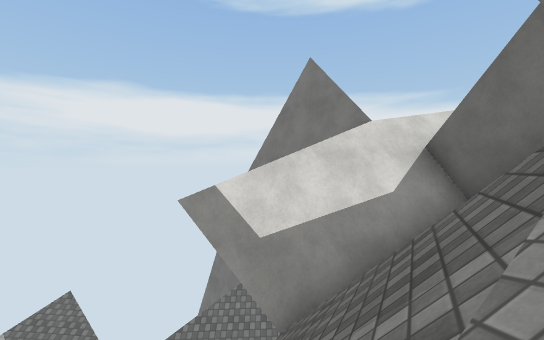
view 1 (above)

22 first-person views from a walk through a 3-D level made in the Unity game engine. The camera is 1.3 m above the floor, looks level and sees 90° across. The floor is counted in squares, 2 m on a side. Each view is taken from the middle of a square. On the plan, view 1 faces up. The plan holds only what a view shows up to about 9 squares ahead; the rest is blank. The place goes on beyond the plan. Some animated figures are left out. Some surface patterns are stand-ins.

view 2
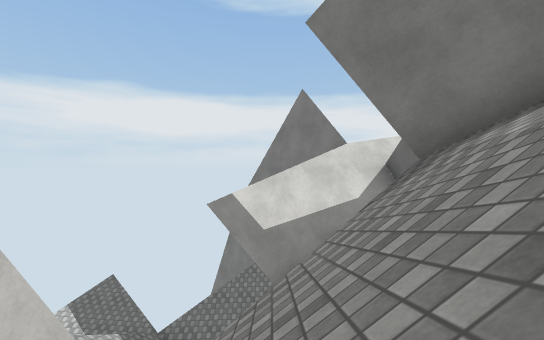

view 3
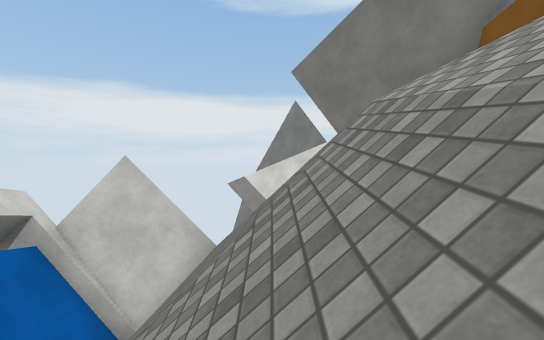

view 4
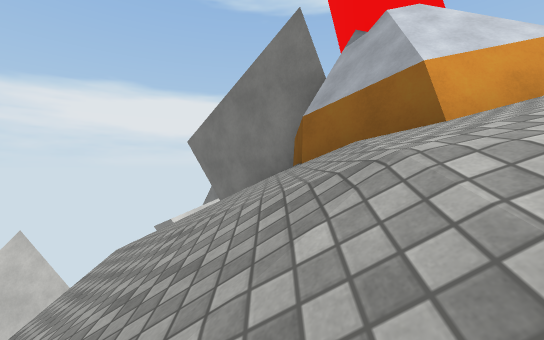

view 5
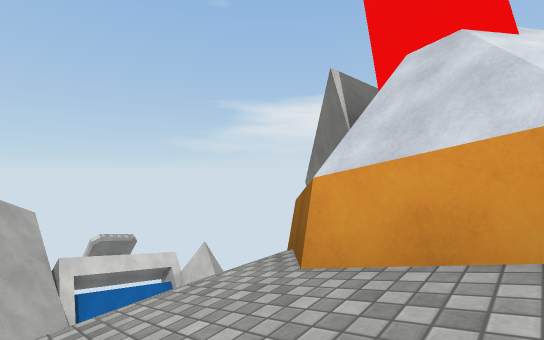

view 6
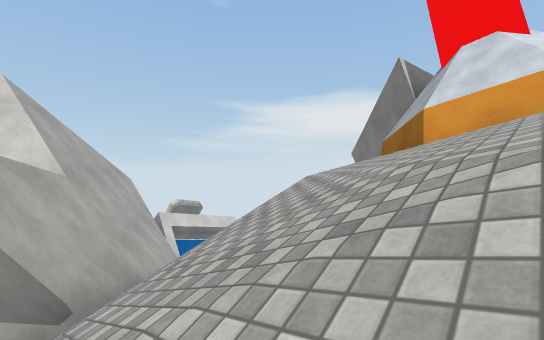

view 7
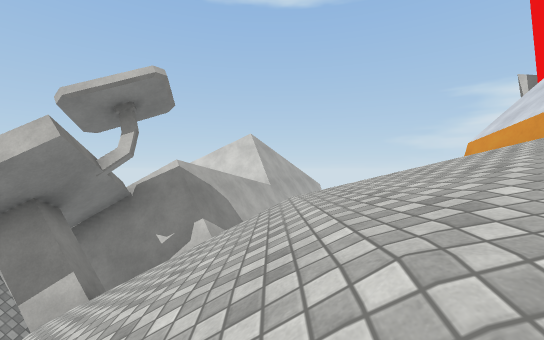

view 8
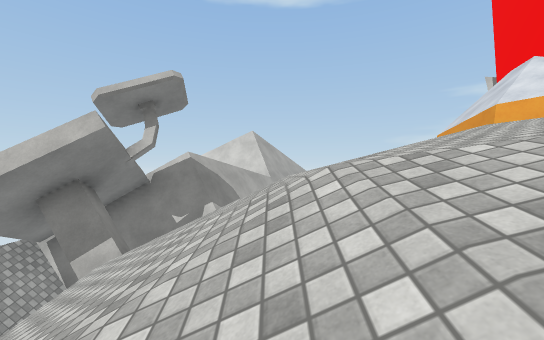

view 9
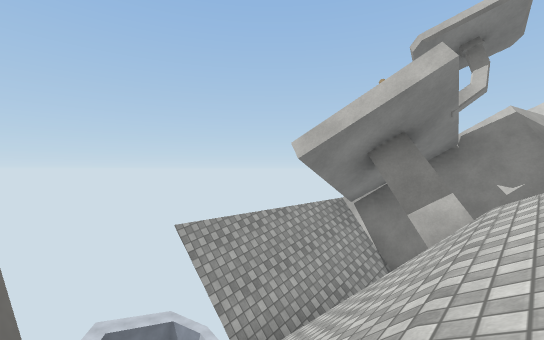

view 10
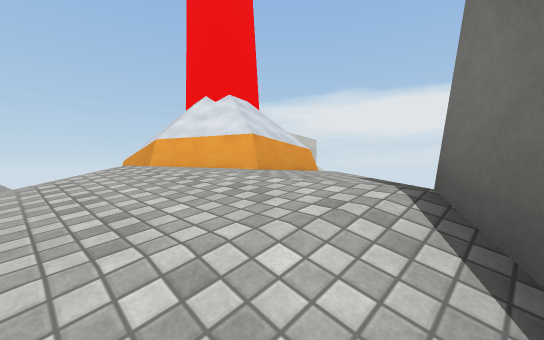

view 11
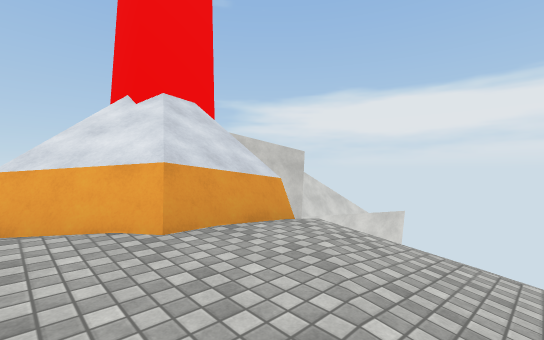

view 12
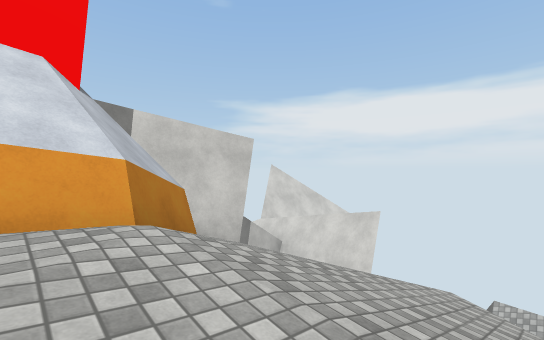

view 13
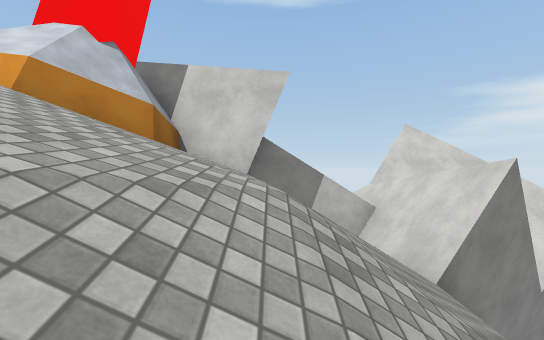

view 14
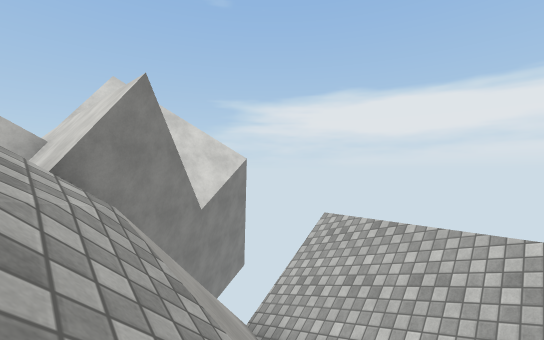

view 15
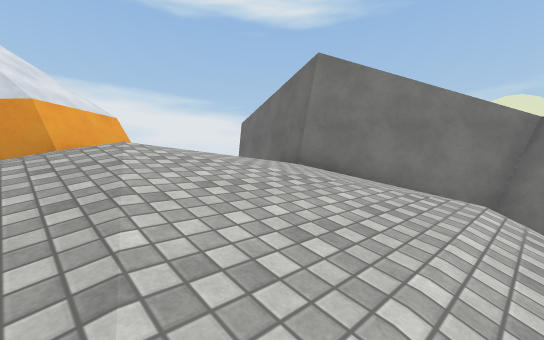

view 16
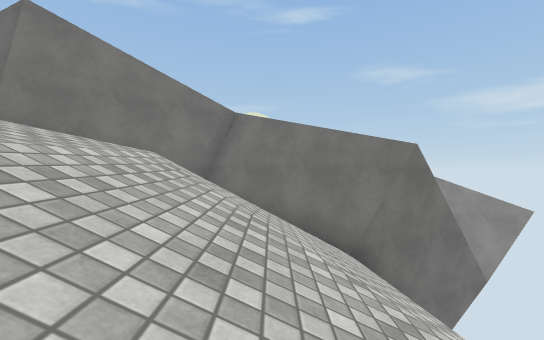

view 17
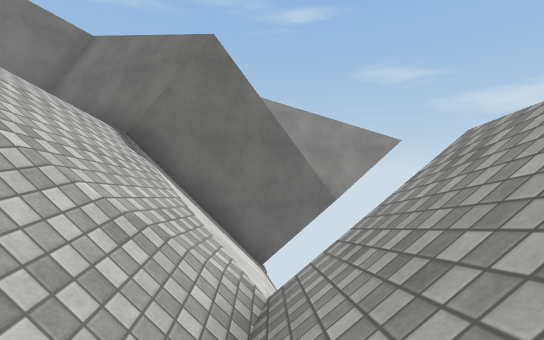

view 18
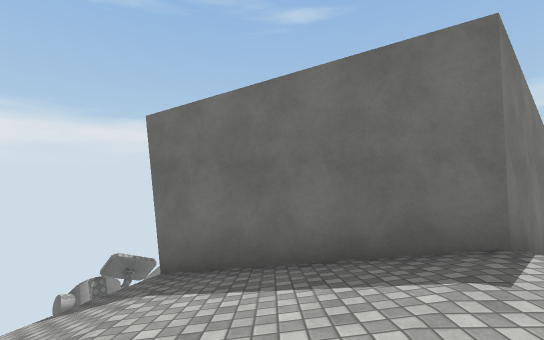

view 19
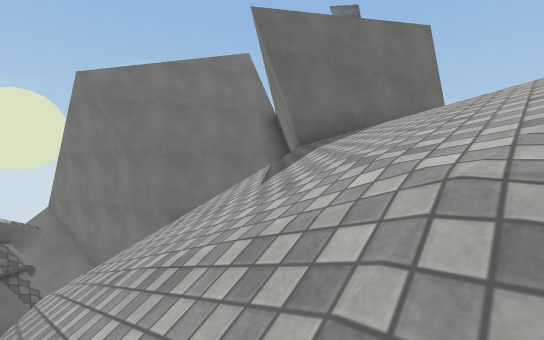

view 20
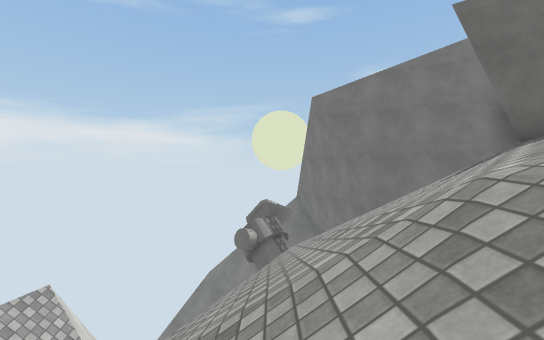

view 21
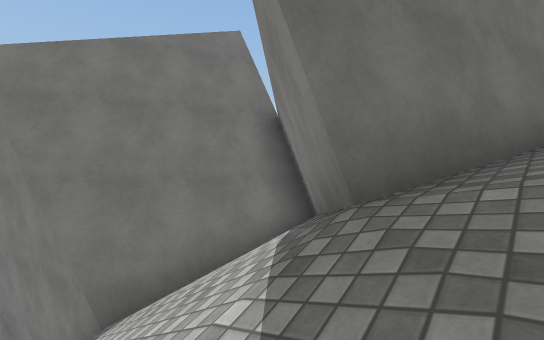

view 22
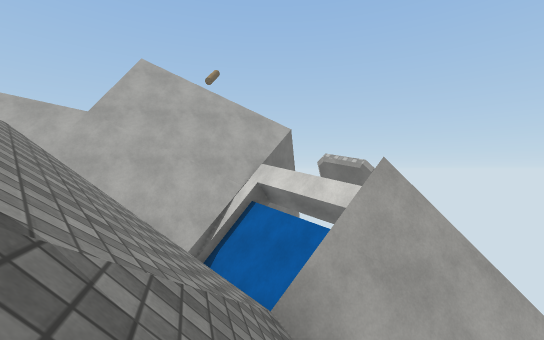

### Floor plan
Key: @ floor where view 1 was taken; # wall or solid block; x gap in a wall; . main floor; - floor 1 m lower than the main floor; _ floor 8 m lower than the main floor; < floor 9 m lower than the main floor; / step, stairs or slope; = window, fence, low wall or low ledge; v drop or lower ground; O other object.
Columns run from 4 left of view 1 to 18 right of it. Each row starts with its distance up from view 1.
  9         #v   vvv#
  8         ##v  v<_###v
  7 v vv     ##v vv  #
  6 vvvv   ####x  vv
  5 vv   ####////////
  4 v  v##//#   /////    OO
  3 v   v/ /#// /////
  2 vv  /// ##///////    v#
  1 ###v//#####/////////###
  0 ###=@//#####///-#//##
 -1 #vv/// /#  #.../##/#
 -2 #vv/////####...#####
 -3 ##v//////##/...## ##
 -4 ###////////..../#
 -5   ##/ /////...//##
 -6    ##//////---/ /#
 -7     ###//////////#
 -8       ##/////// ##
 -9        ##  /////#
-10         #/#////##
-11         #//////v##
-12         #////vvvv#
-13         v#///v  v###
-14            v v   v=#
-15                   ##
-16                   v#

Where each view was taken, in squares from view 1:
view 1: 0 up, 0 right, facing up
view 2: 2 down, 0 right, facing up
view 3: 5 down, 0 right, facing up
view 4: 6 down, 3 right, facing up
view 5: 5 down, 6 right, facing up-left
view 6: 8 down, 6 right, facing up-left
view 7: 7 down, 10 right, facing left
view 8: 7 down, 11 right, facing left
view 9: 9 down, 11 right, facing down-left
view 10: 5 down, 11 right, facing up-left
view 11: 3 down, 10 right, facing up-left
view 12: 1 down, 10 right, facing up-left
view 13: 3 up, 11 right, facing left
view 14: 5 up, 12 right, facing up-left
view 15: 7 down, 6 right, facing up-right
view 16: 8 down, 6 right, facing right
view 17: 12 down, 6 right, facing right
view 18: 1 down, 8 right, facing right
view 19: 4 up, 9 right, facing down-right
view 20: 4 up, 8 right, facing right
view 21: 2 up, 11 right, facing down-right
view 22: 2 up, 1 right, facing down-left
